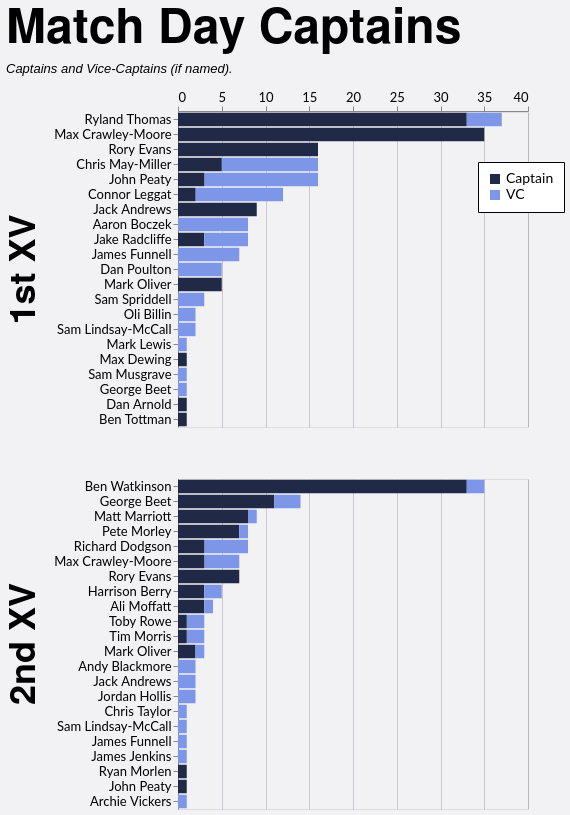

Write the Vega-Lite specification saved for this chart.
### Vega-Lite specification from a JSON file in a GitHub repository (floating-point values rounded to 4 significant figures)
{"config": {"axis": {"labelFont": "Lato, sans-serif", "titleFont": "PT Sans Narrow, Helvetica Neue, Helvetica, Arial, sans-serif", "labelFontSize": 13, "titleFontSize": 24, "gridColor": "#202947", "gridOpacity": 0.2}, "header": {"labelFont": "PT Sans Narrow, Helvetica Neue, Helvetica, Arial, sans-serif", "titleFont": "PT Sans Narrow, Helvetica Neue, Helvetica, Arial, sans-serif", "labelFontSize": 24, "titleFontSize": 28, "labelFontWeight": "bold", "orient": "left"}, "legend": {"labelFont": "Lato, sans-serif", "titleFont": "PT Sans Narrow, Helvetica Neue, Helvetica, Arial, sans-serif", "labelFontSize": 14, "titleFontSize": 16, "titlePadding": 5, "fillColor": "white", "strokeColor": "black", "padding": 10, "titleFontWeight": "lighter", "titleFontStyle": "italic", "titleColor": "gray", "offset": 10}, "title": {"font": "PT Sans Narrow, Helvetica Neue, Helvetica, Arial, sans-serif", "fontSize": 48, "fontWeight": "bold", "anchor": "start", "align": "center", "titlePadding": 20, "subtitlePadding": 10, "subtitleFontSize": 13, "subtitleColor": "", "subtitleFontStyle": "italic", "offset": 15, "color": "black"}, "axisX": {"labelAngle": 0}, "facet": {"title": null, "header": null, "align": {"row": "each", "column": "each"}}, "resolve": {"scale": {"y": "independent", "facet": "independent"}}, "background": "#f2f1f4"}, "data": {"name": "data-2e0a6aa6f647226d7d3219828ccecf4c"}, "mark": {"type": "bar"}, "encoding": {"color": {"field": "is_captain", "legend": {"labelExpr": "datum.value ? 'Captain' : 'VC'", "legendX": 300, "legendY": 50, "orient": "none", "title": null}, "scale": {"domain": [true, false], "range": ["#202946", "#7d96e8"]}, "type": "nominal"}, "order": {"field": "is_captain", "sort": "descending", "type": "nominal"}, "row": {"field": "squad", "header": {"labelExpr": "datum.value + ' XV'", "labelFontSize": 36, "title": null}, "spacing": 50, "title": null, "type": "nominal"}, "tooltip": [{"field": "player", "type": "nominal"}, {"field": "squad", "type": "nominal"}, {"aggregate": "sum", "field": "games", "type": "quantitative"}, {"field": "is_captain", "type": "nominal"}], "x": {"aggregate": "sum", "axis": {"orient": "top", "title": null}, "field": "games", "type": "quantitative"}, "y": {"field": "player", "sort": "-x", "title": null, "type": "nominal"}}, "height": {"step": 15}, "resolve": {"scale": {"y": "independent"}}, "title": {"text": "Match Day Captains", "subtitle": "Captains and Vice-Captains (if named)."}, "width": 350, "$schema": "https://vega.github.io/schema/vega-lite/v5.20.1.json", "datasets": {"data-2e0a6aa6f647226d7d3219828ccecf4c": [{"player": "Max Crawley-Moore", "squad": "1st", "season": "2022/23", "game_type": "League", "is_captain": true, "games": 15}, {"player": "Ryland Thomas", "squad": "1st", "season": "2024/25", "game_type": "League", "is_captain": true, "games": 15}, {"player": "Ryland Thomas", "squad": "1st", "season": "2023/24", "game_type": "League", "is_captain": true, "games": 13}, {"player": "Rory Evans", "squad": "1st", "season": "2025/26", "game_type": "League", "is_captain": true, "games": 12}, {"player": "Chris May-Miller", "squad": "1st", "season": "2024/25", "game_type": "League", "is_captain": false, "games": 9}, {"player": "Ben Watkinson", "squad": "2nd", "season": "2023/24", "game_type": "League", "is_captain": true, "games": 9}, {"player": "Connor Leggat", "squad": "1st", "season": "2023/24", "game_type": "League", "is_captain": false, "games": 9}, {"player": "Ben Watkinson", "squad": "2nd", "season": "2022/23", "game_type": "League", "is_captain": true, "games": 9}, {"player": "Ben Watkinson", "squad": "2nd", "season": "2021/22", "game_type": "League", "is_captain": true, "games": 9}, {"player": "Max Crawley-Moore", "squad": "1st", "season": "2021/22", "game_type": "League", "is_captain": true, "games": 8}, {"player": "George Beet", "squad": "2nd", "season": "2025/26", "game_type": "League", "is_captain": true, "games": 7}, {"player": "Jack Andrews", "squad": "1st", "season": "2021/22", "game_type": "Friendly", "is_captain": true, "games": 6}, {"player": "Max Crawley-Moore", "squad": "1st", "season": "2023/24", "game_type": "League", "is_captain": true, "games": 5}, {"player": "Matt Marriott", "squad": "2nd", "season": "2016/17", "game_type": "League", "is_captain": true, "games": 5}, {"player": "Dan Poulton", "squad": "1st", "season": "2023/24", "game_type": "League", "is_captain": false, "games": 5}, {"player": "Chris May-Miller", "squad": "1st", "season": "2024/25", "game_type": "League", "is_captain": true, "games": 5}, {"player": "John Peaty", "squad": "1st", "season": "2021/22", "game_type": "League", "is_captain": false, "games": 4}, {"player": "Pete Morley", "squad": "2nd", "season": "2024/25", "game_type": "League", "is_captain": true, "games": 4}, {"player": "John Peaty", "squad": "1st", "season": "2022/23", "game_type": "League", "is_captain": false, "games": 4}, {"player": "James Funnell", "squad": "1st", "season": "2021/22", "game_type": "Friendly", "is_captain": false, "games": 4}, {"player": "Aaron Boczek", "squad": "1st", "season": "2025/26", "game_type": "League", "is_captain": false, "games": 4}, {"player": "Max Crawley-Moore", "squad": "2nd", "season": "2023/24", "game_type": "League", "is_captain": false, "games": 4}, {"player": "Ryland Thomas", "squad": "1st", "season": "2023/24", "game_type": "League", "is_captain": false, "games": 3}, {"player": "Sam Spriddell", "squad": "1st", "season": "2024/25", "game_type": "League", "is_captain": false, "games": 3}, {"player": "Matt Marriott", "squad": "2nd", "season": "2017/18", "game_type": "League", "is_captain": true, "games": 3}, {"player": "Harrison Berry", "squad": "2nd", "season": "2025/26", "game_type": "League", "is_captain": true, "games": 3}, {"player": "John Peaty", "squad": "1st", "season": "2024/25", "game_type": "League", "is_captain": false, "games": 3}, {"player": "Jake Radcliffe", "squad": "1st", "season": "2025/26", "game_type": "League", "is_captain": true, "games": 3}, {"player": "Ben Watkinson", "squad": "2nd", "season": "2021/22", "game_type": "Friendly", "is_captain": true, "games": 3}, {"player": "Jack Andrews", "squad": "1st", "season": "2021/22", "game_type": "League", "is_captain": true, "games": 3}, {"player": "Rory Evans", "squad": "2nd", "season": "2024/25", "game_type": "League", "is_captain": true, "games": 3}, {"player": "Max Crawley-Moore", "squad": "1st", "season": "2022/23", "game_type": "Cup", "is_captain": true, "games": 3}, {"player": "Ryland Thomas", "squad": "1st", "season": "2023/24", "game_type": "Cup", "is_captain": true, "games": 3}, {"player": "Richard Dodgson", "squad": "2nd", "season": "2022/23", "game_type": "League", "is_captain": false, "games": 3}, {"player": "Mark Oliver", "squad": "1st", "season": "2019/20", "game_type": "League", "is_captain": true, "games": 3}, {"player": "Rory Evans", "squad": "2nd", "season": "2024/25", "game_type": "Friendly", "is_captain": true, "games": 3}, {"player": "Jake Radcliffe", "squad": "1st", "season": "2025/26", "game_type": "League", "is_captain": false, "games": 3}, {"player": "Pete Morley", "squad": "2nd", "season": "2024/25", "game_type": "Friendly", "is_captain": true, "games": 3}, {"player": "Rory Evans", "squad": "1st", "season": "2025/26", "game_type": "Cup", "is_captain": true, "games": 3}, {"player": "James Funnell", "squad": "1st", "season": "2021/22", "game_type": "League", "is_captain": false, "games": 2}, {"player": "Richard Dodgson", "squad": "2nd", "season": "2021/22", "game_type": "League", "is_captain": false, "games": 2}, {"player": "Andy Blackmore", "squad": "2nd", "season": "2021/22", "game_type": "League", "is_captain": false, "games": 2}, {"player": "Jack Andrews", "squad": "2nd", "season": "2023/24", "game_type": "League", "is_captain": false, "games": 2}, {"player": "Max Crawley-Moore", "squad": "2nd", "season": "2024/25", "game_type": "League", "is_captain": true, "games": 2}, {"player": "George Beet", "squad": "2nd", "season": "2024/25", "game_type": "League", "is_captain": true, "games": 2}, {"player": "Jake Radcliffe", "squad": "1st", "season": "2025/26", "game_type": "Cup", "is_captain": false, "games": 2}, {"player": "Harrison Berry", "squad": "2nd", "season": "2025/26", "game_type": "League", "is_captain": false, "games": 2}, {"player": "Toby Rowe", "squad": "2nd", "season": "2021/22", "game_type": "League", "is_captain": false, "games": 2}, {"player": "Tim Morris", "squad": "2nd", "season": "2023/24", "game_type": "League", "is_captain": false, "games": 2}, {"player": "Max Crawley-Moore", "squad": "1st", "season": "2021/22", "game_type": "Cup", "is_captain": true, "games": 2}, {"player": "Ben Watkinson", "squad": "2nd", "season": "2022/23", "game_type": "Friendly", "is_captain": true, "games": 2}, {"player": "Chris May-Miller", "squad": "1st", "season": "2024/25", "game_type": "Cup", "is_captain": false, "games": 2}, {"player": "Ryland Thomas", "squad": "1st", "season": "2024/25", "game_type": "Cup", "is_captain": true, "games": 2}, {"player": "Ali Moffatt", "squad": "2nd", "season": "2021/22", "game_type": "League", "is_captain": true, "games": 2}, {"player": "George Beet", "squad": "2nd", "season": "2025/26", "game_type": "Cup", "is_captain": true, "games": 2}, {"player": "Ryland Thomas", "squad": "1st", "season": "2023/24", "game_type": "Cup", "is_captain": false, "games": 1}, {"player": "John Peaty", "squad": "1st", "season": "2024/25", "game_type": "League", "is_captain": true, "games": 1}, {"player": "Oli Billin", "squad": "1st", "season": "2023/24", "game_type": "Friendly", "is_captain": false, "games": 1}, {"player": "George Beet", "squad": "2nd", "season": "2021/22", "game_type": "League", "is_captain": false, "games": 1}, {"player": "James Funnell", "squad": "1st", "season": "2025/26", "game_type": "Friendly", "is_captain": false, "games": 1}, {"player": "John Peaty", "squad": "1st", "season": "2021/22", "game_type": "Cup", "is_captain": false, "games": 1}, {"player": "Aaron Boczek", "squad": "1st", "season": "2023/24", "game_type": "League", "is_captain": false, "games": 1}, {"player": "Aaron Boczek", "squad": "1st", "season": "2025/26", "game_type": "Cup", "is_captain": false, "games": 1}, {"player": "Mark Lewis", "squad": "1st", "season": "2025/26", "game_type": "League", "is_captain": false, "games": 1}, {"player": "Chris Taylor", "squad": "2nd", "season": "2021/22", "game_type": "Friendly", "is_captain": false, "games": 1}, {"player": "George Beet", "squad": "2nd", "season": "2024/25", "game_type": "League", "is_captain": false, "games": 1}, {"player": "Ben Watkinson", "squad": "2nd", "season": "2023/24", "game_type": "Friendly", "is_captain": true, "games": 1}, {"player": "Rory Evans", "squad": "1st", "season": "2025/26", "game_type": "Friendly", "is_captain": true, "games": 1}, {"player": "George Beet", "squad": "2nd", "season": "2024/25", "game_type": "Friendly", "is_captain": false, "games": 1}, {"player": "Richard Dodgson", "squad": "2nd", "season": "2021/22", "game_type": "League", "is_captain": true, "games": 1}, {"player": "Mark Oliver", "squad": "2nd", "season": "2023/24", "game_type": "Friendly", "is_captain": true, "games": 1}, {"player": "Matt Marriott", "squad": "2nd", "season": "2021/22", "game_type": "League", "is_captain": false, "games": 1}, {"player": "Oli Billin", "squad": "1st", "season": "2023/24", "game_type": "Cup", "is_captain": false, "games": 1}, {"player": "Max Crawley-Moore", "squad": "1st", "season": "2023/24", "game_type": "Friendly", "is_captain": true, "games": 1}, {"player": "Mark Oliver", "squad": "1st", "season": "2016/17", "game_type": "League", "is_captain": true, "games": 1}, {"player": "Max Crawley-Moore", "squad": "1st", "season": "2021/22", "game_type": "Friendly", "is_captain": true, "games": 1}, {"player": "Connor Leggat", "squad": "1st", "season": "2023/24", "game_type": "League", "is_captain": true, "games": 1}, {"player": "Mark Oliver", "squad": "2nd", "season": "2023/24", "game_type": "League", "is_captain": true, "games": 1}, {"player": "Ben Watkinson", "squad": "2nd", "season": "2021/22", "game_type": "Cup", "is_captain": false, "games": 1}, {"player": "Pete Morley", "squad": "2nd", "season": "2021/22", "game_type": "League", "is_captain": false, "games": 1}, {"player": "Mark Oliver", "squad": "2nd", "season": "2023/24", "game_type": "League", "is_captain": false, "games": 1}, {"player": "Sam Lindsay-McCall", "squad": "2nd", "season": "2024/25", "game_type": "Friendly", "is_captain": false, "games": 1}, {"player": "Sam Lindsay-McCall", "squad": "1st", "season": "2021/22", "game_type": "Friendly", "is_captain": false, "games": 1}, {"player": "Toby Rowe", "squad": "2nd", "season": "2021/22", "game_type": "Cup", "is_captain": true, "games": 1}, {"player": "Ali Moffatt", "squad": "2nd", "season": "2021/22", "game_type": "League", "is_captain": false, "games": 1}, {"player": "Ben Watkinson", "squad": "2nd", "season": "2022/23", "game_type": "League", "is_captain": false, "games": 1}, {"player": "John Peaty", "squad": "1st", "season": "2023/24", "game_type": "League", "is_captain": true, "games": 1}, {"player": "Max Dewing", "squad": "1st", "season": "2018/19", "game_type": "League", "is_captain": true, "games": 1}, {"player": "James Funnell", "squad": "2nd", "season": "2023/24", "game_type": "League", "is_captain": false, "games": 1}, {"player": "Rory Evans", "squad": "2nd", "season": "2024/25", "game_type": "Cup", "is_captain": true, "games": 1}, {"player": "Jordan Hollis", "squad": "2nd", "season": "2021/22", "game_type": "Friendly", "is_captain": false, "games": 1}, {"player": "James Jenkins", "squad": "2nd", "season": "2022/23", "game_type": "Friendly", "is_captain": false, "games": 1}, {"player": "Sam Musgrave", "squad": "1st", "season": "2023/24", "game_type": "League", "is_captain": false, "games": 1}, {"player": "Richard Dodgson", "squad": "2nd", "season": "2022/23", "game_type": "Cup", "is_captain": true, "games": 1}, {"player": "George Beet", "squad": "1st", "season": "2025/26", "game_type": "Friendly", "is_captain": false, "games": 1}, {"player": "Ali Moffatt", "squad": "2nd", "season": "2021/22", "game_type": "Cup", "is_captain": true, "games": 1}, {"player": "Dan Arnold", "squad": "1st", "season": "2019/20", "game_type": "League", "is_captain": true, "games": 1}, {"player": "Aaron Boczek", "squad": "1st", "season": "2023/24", "game_type": "Cup", "is_captain": false, "games": 1}, {"player": "Connor Leggat", "squad": "1st", "season": "2025/26", "game_type": "League", "is_captain": false, "games": 1}, {"player": "Ryan Morlen", "squad": "2nd", "season": "2023/24", "game_type": "League", "is_captain": true, "games": 1}, {"player": "Max Crawley-Moore", "squad": "2nd", "season": "2023/24", "game_type": "League", "is_captain": true, "games": 1}, {"player": "Connor Leggat", "squad": "1st", "season": "2023/24", "game_type": "Friendly", "is_captain": true, "games": 1}, {"player": "Mark Oliver", "squad": "1st", "season": "2023/24", "game_type": "Cup", "is_captain": true, "games": 1}, {"player": "Richard Dodgson", "squad": "2nd", "season": "2022/23", "game_type": "League", "is_captain": true, "games": 1}, {"player": "Jordan Hollis", "squad": "2nd", "season": "2021/22", "game_type": "League", "is_captain": false, "games": 1}, {"player": "John Peaty", "squad": "1st", "season": "2021/22", "game_type": "Friendly", "is_captain": false, "games": 1}, {"player": "Sam Lindsay-McCall", "squad": "1st", "season": "2023/24", "game_type": "Friendly", "is_captain": false, "games": 1}, {"player": "John Peaty", "squad": "2nd", "season": "2024/25", "game_type": "League", "is_captain": true, "games": 1}, {"player": "Tim Morris", "squad": "2nd", "season": "2024/25", "game_type": "League", "is_captain": true, "games": 1}, {"player": "Archie Vickers", "squad": "2nd", "season": "2023/24", "game_type": "Friendly", "is_captain": false, "games": 1}, {"player": "Ben Tottman", "squad": "1st", "season": "2024/25", "game_type": "League", "is_captain": true, "games": 1}, {"player": "Aaron Boczek", "squad": "1st", "season": "2022/23", "game_type": "League", "is_captain": false, "games": 1}, {"player": "John Peaty", "squad": "1st", "season": "2022/23", "game_type": "League", "is_captain": true, "games": 1}]}}
